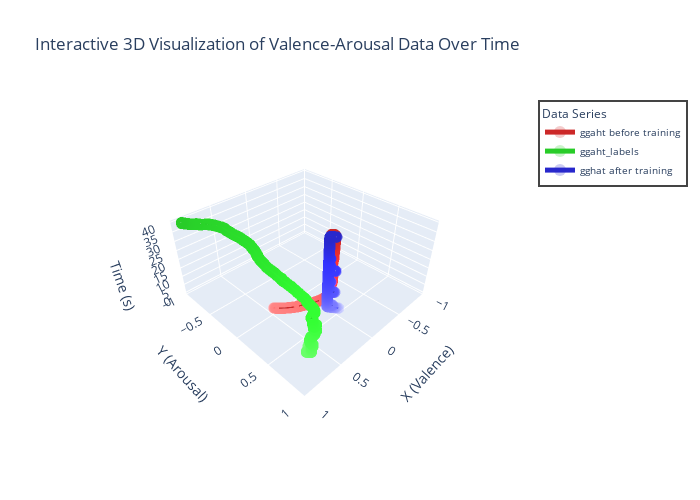

Notebook cell for this chart:
### Code cell
plot_in_time([ggaht_os, ggaht_labels, ggaht_os_at],
             labels = ["ggaht before training", "ggaht_labels", "gghat after training"])

### Figure 1 — Plotly figure (JSON) as saved in the notebook; plotly's stock layout.template omitted (floating-point values rounded to 4 significant figures; data arrays with more than 128 entries replaced by an {"elided": "..."} marker saying what was removed)
{"data": [{"line": {"color": "rgb(204,40,40)", "width": 3}, "marker": {"color": {"elided": "3950 str values"}, "opacity": 0.8, "size": 4}, "mode": "lines+markers", "name": "ggaht before training", "type": "scatter3d", "x": {"elided": "3950 float values"}, "y": {"elided": "3950 float values"}, "z": {"elided": "3950 float values"}}, {"line": {"color": "rgb(40,204,40)", "width": 3}, "marker": {"color": {"elided": "3950 str values"}, "opacity": 0.8, "size": 4}, "mode": "lines+markers", "name": "ggaht_labels", "type": "scatter3d", "x": {"elided": "3950 float values"}, "y": {"elided": "3950 float values"}, "z": {"elided": "3950 float values"}}, {"line": {"color": "rgb(40,40,204)", "width": 3}, "marker": {"color": {"elided": "3950 str values"}, "opacity": 0.8, "size": 4}, "mode": "lines+markers", "name": "gghat after training", "type": "scatter3d", "x": {"elided": "3950 float values"}, "y": {"elided": "3950 float values"}, "z": {"elided": "3950 float values"}}], "layout": {"height": 500, "legend": {"borderwidth": 2, "font": {"size": 10}, "itemsizing": "constant", "title": {"text": "Data Series"}}, "scene": {"aspectmode": "manual", "aspectratio": {"x": 1, "y": 1, "z": 0.5}, "xaxis": {"range": [-1, 1], "title": {"text": "X (Valence)"}}, "yaxis": {"range": [-1, 1], "title": {"text": "Y (Arousal)"}}, "zaxis": {"title": {"text": "Time (s)"}}}, "title": {"text": "Interactive 3D Visualization of Valence-Arousal Data Over Time"}, "width": 700}}
